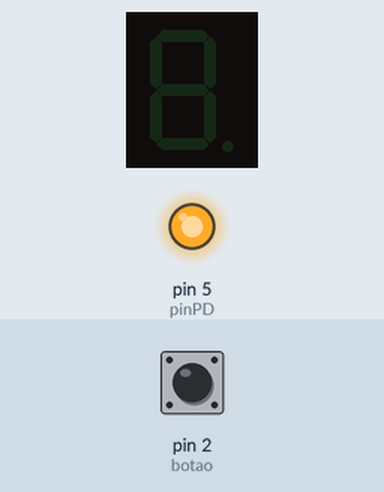
The sketch below on a simulated Arduino Uno, built with avr-gcc and run on an emulated ATmega328P. Parts: 1-digit seven-segment display, output pins drawn as LEDs (lit = HIGH). Wiring (inferred from the names in the program): 1-digit 7-segment display, segments lit when HIGH: segments pin 10, pin 9, pin 6, pin 7, pin 8, pin 11, pin 12. The test bench sets the inputs (shaded band); at power-on: pin 2 (botao) LOW. Random numbers use the default seed unless the sketch sets one; the segment pins are drawn as the display they are named for; pins used as bus, display or sensor lines are not drawn.

Above: at 1.2 s.
1.3 s: pin 2 (botao) pulled HIGH for 0.15 s
At 1.9 s:
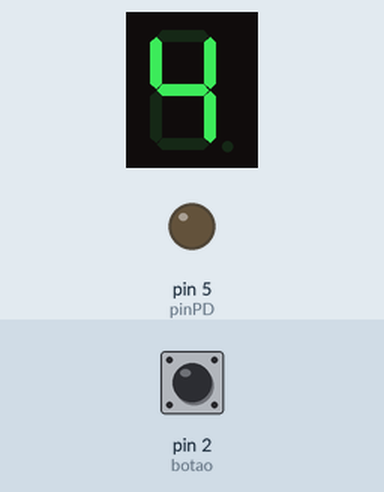
2.9 s: pin 2 (botao) pulled HIGH for 1 s
At 4.3 s:
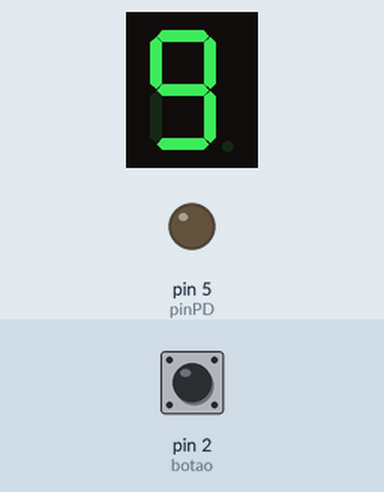
5.4 s: pin 2 (botao) pulled HIGH for 3.2 s
At 6.2 s:
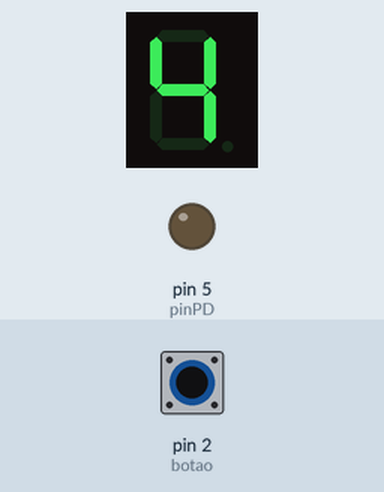
10.1 s: pin 2 (botao) pulled HIGH for 0.15 s
At 11.0 s:
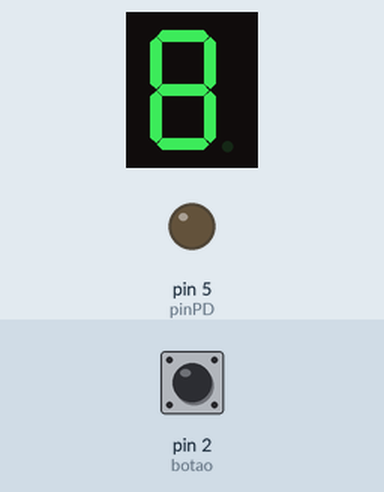
11.7 s: pin 2 (botao) pulled HIGH for 0.15 s
At 12.1 s:
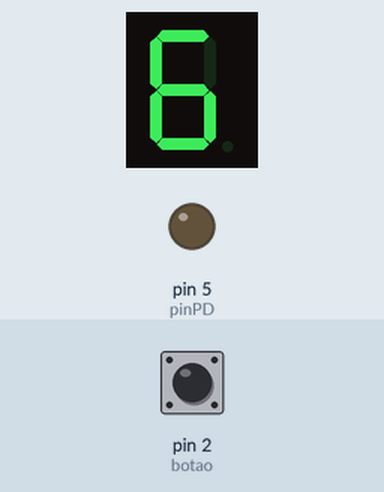
13.3 s: pin 2 (botao) pulled HIGH for 1 s
At 13.6 s:
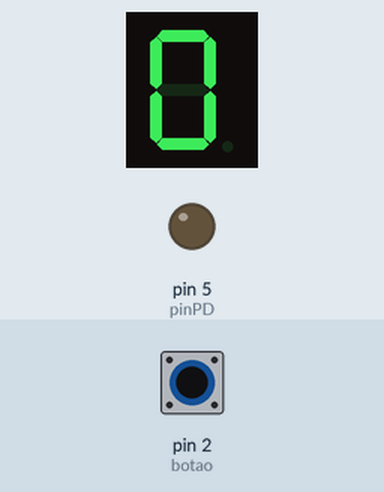
Timing chart, 0 to 16.3 s (numbered marks = the images above; inputs shaded):
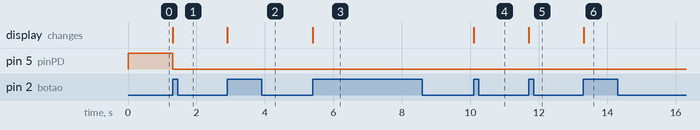

The sketch:

display_7seg_random.ino
```cpp
//circuito usando um arduino com um display de 7 segmentos usando a função ramdom


#define botao 2
#define pinA 10
#define pinB 9
#define pinC 6
#define pinD 7
#define pinE 8
#define pinF 11
#define pinG 12
#define pinPD 5

int numero = 10;
boolean botaoAnt = false; // variavel estado anterior do botao
boolean botaoAtu = false; // variavel estado atual do botao


void setup() {
  pinMode(botao,INPUT);
  pinMode(pinA, OUTPUT);
  pinMode(pinB, OUTPUT);
  pinMode(pinC, OUTPUT);
  pinMode(pinD, OUTPUT);
  pinMode(pinE, OUTPUT);
  pinMode(pinF, OUTPUT);
  pinMode(pinG, OUTPUT);
  pinMode(pinPD, OUTPUT);

  //le o valor da porta analogica solta com numeros variando entre 0 a 1023
  //e o ramdomseed gera uma lista com elementos aleatorios desses numeros
  randomSeed(analogRead(A0));

}

void loop() {
 botaoAtu = digitalRead(botao); //le o estado do botao
  if(botaoAtu && !botaoAnt){    //confere se o botao esta pressionado ou nao
    numero = random(10);        //sorteia numeros aleatorios com uma lista interna
  }
  botaoAnt = botaoAtu; //o estado atual do botao passa a ser o anterior

  switch(numero){
    case 0:
    digitalWrite(pinA, HIGH);
    digitalWrite(pinB, HIGH);
    digitalWrite(pinC, HIGH);
    digitalWrite(pinD, HIGH);
    digitalWrite(pinE, HIGH);
    digitalWrite(pinF, HIGH);
    digitalWrite(pinG, LOW);
    digitalWrite(pinPD, LOW);
    break;

    case 1:
    digitalWrite(pinA,LOW);
    digitalWrite(pinB, HIGH);
    digitalWrite(pinC, HIGH);
    digitalWrite(pinD, LOW);
    digitalWrite(pinE, LOW);
    digitalWrite(pinF, LOW);
    digitalWrite(pinG, LOW);
    digitalWrite(pinPD, LOW);
    break;

    case 2:
    digitalWrite(pinA, HIGH);
    digitalWrite(pinB, HIGH);
    digitalWrite(pinC, LOW);
    digitalWrite(pinD, HIGH);
    digitalWrite(pinE, HIGH);
    digitalWrite(pinF, LOW);
    digitalWrite(pinG, HIGH);
    digitalWrite(pinPD, LOW);
    break;

    case 3:
    digitalWrite(pinA, HIGH);
    digitalWrite(pinB, HIGH);
    digitalWrite(pinC, HIGH);
    digitalWrite(pinD, HIGH);
    digitalWrite(pinE, LOW);
    digitalWrite(pinF, LOW);
    digitalWrite(pinG, HIGH);
    digitalWrite(pinPD, LOW);
    break;

    case 4:
    digitalWrite(pinA, LOW);
    digitalWrite(pinB, HIGH);
    digitalWrite(pinC, HIGH);
    digitalWrite(pinD, LOW);
    digitalWrite(pinE, LOW);
    digitalWrite(pinF, HIGH);
    digitalWrite(pinG, HIGH);
    digitalWrite(pinPD, LOW);
    break;

    case 5:
    digitalWrite(pinA, HIGH);
    digitalWrite(pinB, LOW);
    digitalWrite(pinC, HIGH);
    digitalWrite(pinD, HIGH);
    digitalWrite(pinE, LOW);
    digitalWrite(pinF, HIGH);
    digitalWrite(pinG, HIGH);
    digitalWrite(pinPD, LOW);
    break;


    case 6:
    digitalWrite(pinA, HIGH);
    digitalWrite(pinB, LOW);
    digitalWrite(pinC, HIGH);
    digitalWrite(pinD, HIGH);
    digitalWrite(pinE, HIGH);
    digitalWrite(pinF, HIGH);
    digitalWrite(pinG, HIGH);
    digitalWrite(pinPD, LOW);
    break;

    case 7:
    digitalWrite(pinA, HIGH);
    digitalWrite(pinB, HIGH);
    digitalWrite(pinC, HIGH);
    digitalWrite(pinD, LOW);
    digitalWrite(pinE, LOW);
    digitalWrite(pinF, LOW);
    digitalWrite(pinG, LOW);
    digitalWrite(pinPD, LOW);
    break;

    case 8:
    digitalWrite(pinA, HIGH);
    digitalWrite(pinB,HIGH);
    digitalWrite(pinC, HIGH);
    digitalWrite(pinD, HIGH);
    digitalWrite(pinE, HIGH);
    digitalWrite(pinF, HIGH);
    digitalWrite(pinG, HIGH);
    digitalWrite(pinPD, LOW);
    break;

    case 9:
    digitalWrite(pinA, HIGH);
    digitalWrite(pinB, HIGH);
    digitalWrite(pinC, HIGH);
    digitalWrite(pinD, HIGH);
    digitalWrite(pinE, LOW);
    digitalWrite(pinF, HIGH);
    digitalWrite(pinG, HIGH);
    digitalWrite(pinPD, LOW);
    break;

    default:
    digitalWrite(pinA, LOW);
    digitalWrite(pinB, LOW);
    digitalWrite(pinC, LOW);
    digitalWrite(pinD, LOW);
    digitalWrite(pinE, LOW);
    digitalWrite(pinF, LOW);
    digitalWrite(pinG, LOW);
    digitalWrite(pinPD, HIGH);
    break;

  }
  delay(10);
}
```

Measured:
- after the input at 1.3 s, pin 5 (pinPD): HIGH → LOW at once; the display: changes at once (image 1)
- after the input at 2.9 s, the display: changes at once (image 2)
- after the input at 5.4 s, the display: changes at once (image 3)
- after the input at 10.1 s, the display: changes at once (image 4)
- after the input at 11.7 s, the display: changes at once (image 5)
- after the input at 13.3 s, the display: changes at once (image 6)
